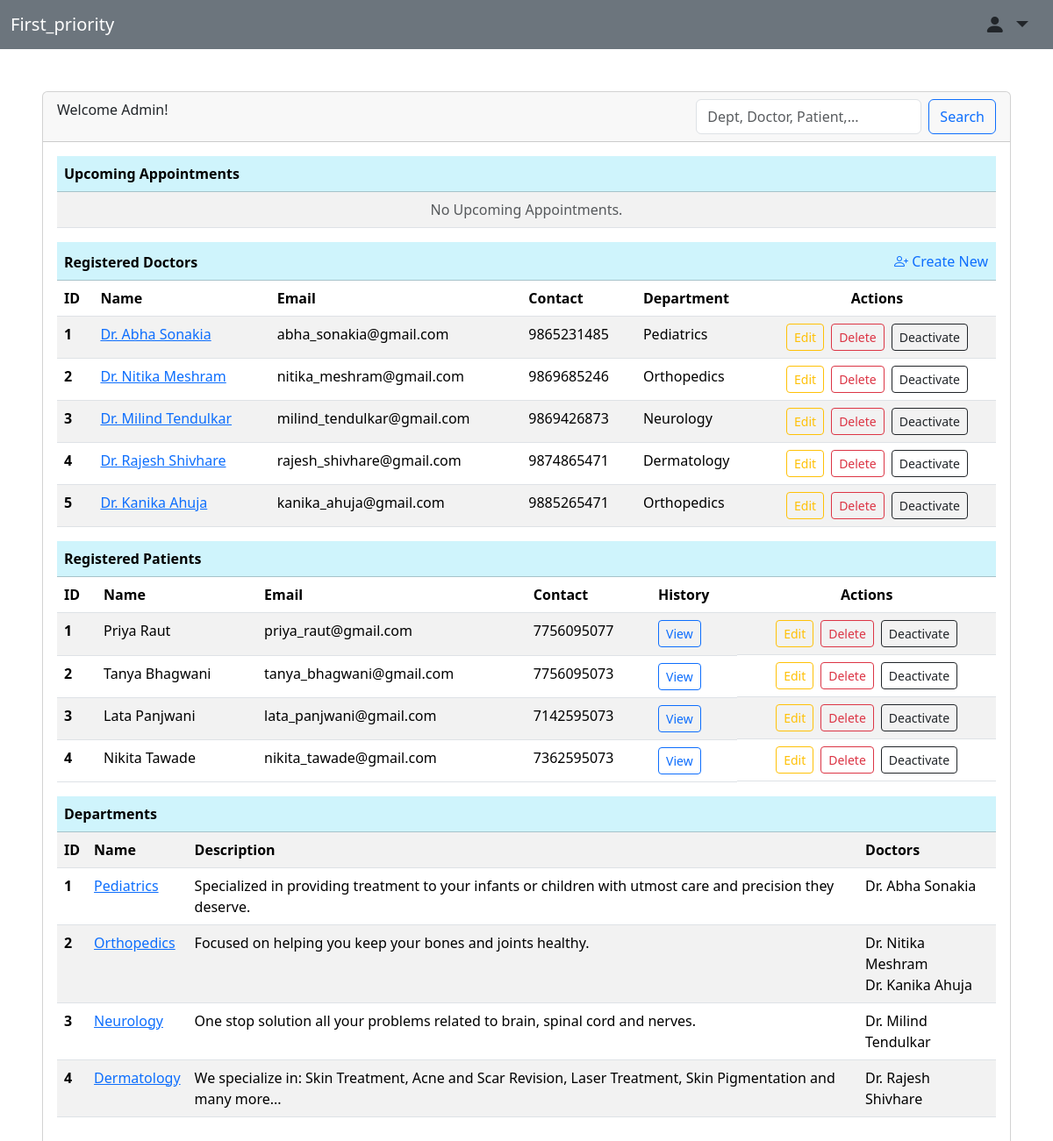
Page /dashboard/admin (signed in) on the earlier database version.
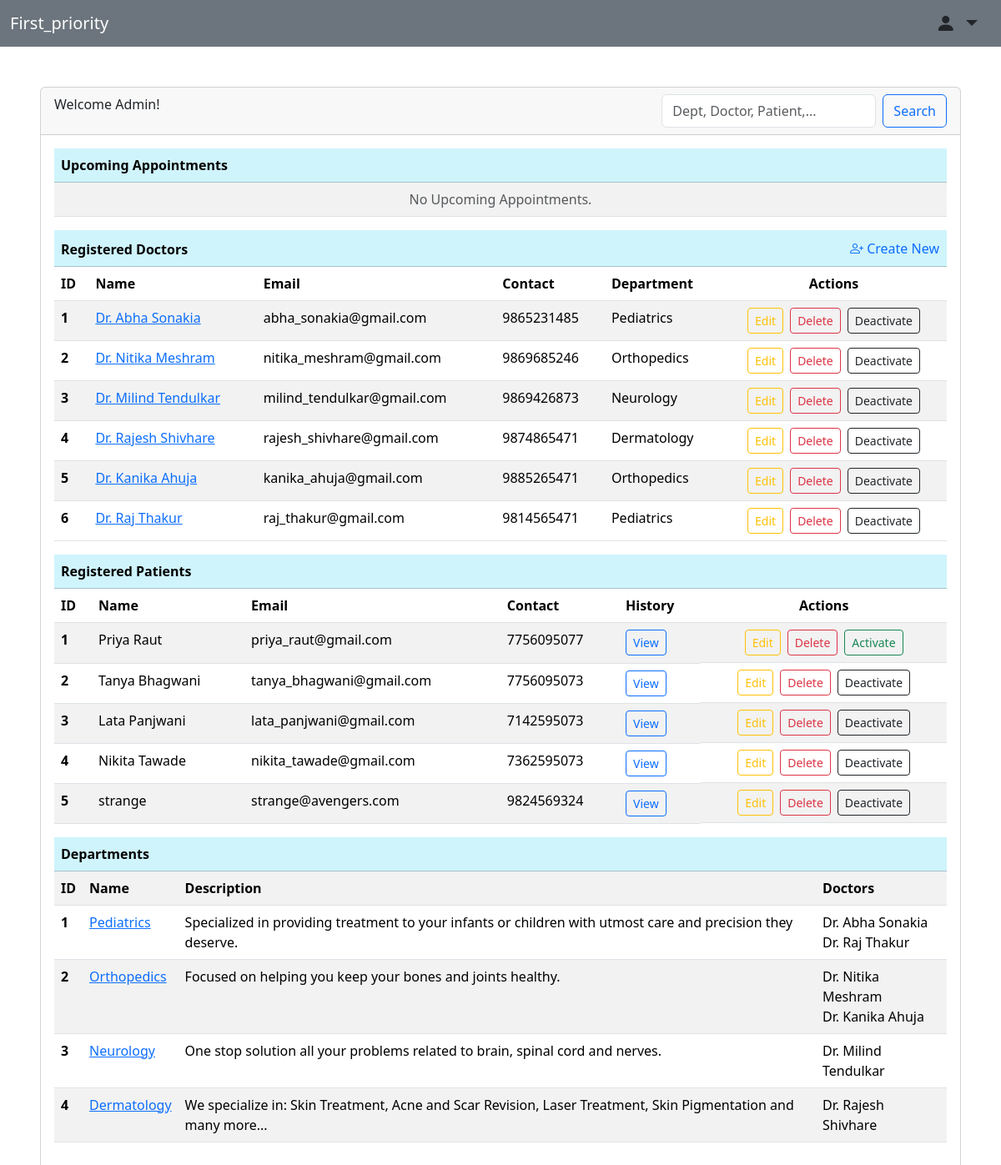
Same page on the later database version.
### backend/models.py (models this page shows, shortened)
class Doctor(db.Model,UserMixin):
    __tablename__ = "doctor"
    id = db.Column(db.Integer, primary_key = True, autoincrement = True)
    username = db.Column(db.String, unique=True)
    email = db.Column(db.String, unique = True)
    password = db.Column(db.String)
    full_name = db.Column(db.String)
    contact_no = db.Column(db.String)
    status = db.Column(db.Boolean,default=True)
    department_id = db.Column(db.Integer, db.ForeignKey("departments.id"))
    appointments = db.relationship("Appointment",backref="doctor")
    doctor_availability = db.relationship("Doctor_Availability",backref="doctor",cascade="all, delete-orphan")
    qualification= db.Column(db.Text)
    description= db.Column(db.Text)

class Departments(db.Model):
    __tablename__ = "departments"
    id = db.Column(db.Integer, primary_key = True, autoincrement = True)
    name = db.Column(db.String, unique = True)
    description = db.Column(db.Text)
    doctors = db.relationship("Doctor", backref = "department",cascade="all, delete-orphan")

class Patient(db.Model,UserMixin):
    __tablename__ = "patient"
    id = db.Column(db.Integer, primary_key = True, autoincrement = True)
    username = db.Column(db.String, unique=True)
    email = db.Column(db.String, unique = True)
    password = db.Column(db.String)
    full_name = db.Column(db.String)
    contact_no = db.Column(db.String)
    dob = db.Column(db.Date)
    address = db.Column(db.Text)
    status = db.Column(db.Boolean,default=True)
    appointments = db.relationship("Appointment",backref="patient",cascade="all, delete-orphan")

### backend/routes.py (the view)
@app.route("/dashboard/admin")
@login_required
def admin_dashboard():
    if isinstance(current_user, Admin):
        today = date.today()
        doctors = db.session.query(Doctor).all()
        patients=db.session.query(Patient).all()
        departments=db.session.query(Departments).all()
        appointment_details1=Appointment.query.filter(Appointment.appointment_status == "Upcoming", Appointment.date>=today).order_by(Appointment.date,Appointment.time).all()
        appointment_details = []
        for appointment in appointment_details1:
            if appointment.date == today:
                if appointment.time <= datetime.now().time():
                    continue
            appointment_details.append(appointment)
        return render_template("admin/admin_dash.html",doctors=doctors,patients=patients,departments=departments,records=appointment_details)
    else:
        return redirect("/")

### app.py (called while the page is built)
def create_app():
    app = Flask(__name__)
    app.config["SQLALCHEMY_DATABASE_URI"] = "sqlite:///mydb.sqlite3"
    db.init_app(app)
    app.config["SECRET_KEY"] = "mysecretkey"
    loginmanager=LoginManager(app)
    @loginmanager.user_loader
    def load_user(email):
        obj=db.session.query(Doctor).filter_by(email=email).first() or db.session.query(Patient).filter_by(email=email).first() or db.session.query(Admin).filter_by(email=email).first()
        return obj
    app.app_context().push()
    return app

### backend/routes.py (called while the page is built)
@app.before_request
def inactive_users():
    msg = None
    if not current_user.is_authenticated and request.endpoint != "login" and request.endpoint!="register" and request.endpoint!="home":
        if(current_user.is_active == False):
            msg = "You are not allowed to access the application. Please contact administrator."
        logout_user()
        return redirect(url_for("login", msg=msg))

### templates/admin/admin_dash.html (shortened to what the changed rows need)
<!DOCTYPE html>
<html lang="en">
<head>
    <link href="https://cdn.jsdelivr.net/npm/bootstrap@5.3.8/dist/css/bootstrap.min.css" rel="stylesheet"
>
    <link rel="stylesheet" href="https://cdn.jsdelivr.net/npm/bootstrap-icons@1.13.1/font/bootstrap-icons.min.css">
</head>
<body>
    <div class="card mt-5 ms-5 me-5">
        <div class="card-body">
            <table class="table table-striped">
                <thead>
                    <tr class="table-info">
                        <th colspan="8">Upcoming Appointments</th>
                    </tr>
                </thead>
            </table>
            <table class="table table-striped">
                <thead>
                    <tr class="table-info">
                        <th colspan="5">Registered Doctors</th>
                        <th colspan="1" class="text-end"><a href="/create/doc"
                                class="btn btn p-0 text-primary text-decoration-none"><i class="bi bi-person-plus"></i>
                                Create New</a>
                        </th>
                    </tr>
                    <tr>
                        <th scope="col">ID</th>
                        <th scope="col">Name</th>
                        <th scope="col">Email</th>
                        <th scope="col">Contact</th>
                        <th scope="col">Department</th>
                        <th scope="col" class="text-center">Actions</th>
                    </tr>
                </thead>
                <tbody>
                    {% for doctor in doctors %}
                    <tr>
                        <th scope="row">{{doctor.id}}</th>
                        <td><a href="/view/doctor?doctor_id={{doctor.id}}" type="button">{{doctor.full_name}}</a></td>
                        <td>{{doctor.email}}</td>
                        <td>{{doctor.contact_no}}</td>
                        <td>{{doctor.department.name}}</td>
                        <td class="d-flex justify-content-center"><a href="/edit/doc?id={{doctor.id}}" type="button"
                                class="btn btn-outline-warning btn-sm me-2">Edit</a>
                            <button type="button" class="btn btn-outline-danger btn-sm me-2" data-bs-toggle="modal"
                                data-bs-target="#deleteDocModal{{doctor.id}}">Delete
                            </button>
                            <form action="/blacklist/doc?id={{doctor.id}}" method="POST">
                                <button type="submit"
                                    class="btn btn-sm {{ 'btn-outline-dark' if doctor.status else 'btn-outline-success' }}">
                                    {{ 'Deactivate' if doctor.status else 'Activate' }}</button>
                            </form>
                        </td>
                    </tr>
                    {% endfor %}
                </tbody>
            </table>
            <table class="table table-striped">
                <thead>
                    <tr class="table-info">
                        <th colspan="6">Registered Patients</th>
                    </tr>
                    <tr>
                        <th scope="col">ID</th>
                        <th scope="col">Name</th>
                        <th scope="col">Email</th>
                        <th scope="col">Contact</th>
                        <th scope="col">History</th>
                        <th scope="col" class="text-center">Actions</th>
                    </tr>
                </thead>
                <tbody>
                    {% for patient in patients %}
                    <tr>
                        <th scope="row">{{patient.id}}</th>
                        <td>{{patient.full_name}}</td>
                        <td>{{patient.email}}</td>
                        <td>{{patient.contact_no}}</td>
                        <td><a href="/patient_history?id={{patient.id}}" class="btn btn-outline-primary btn-sm">View</a>
                        </td>
                        <td class="d-flex justify-content-center"><a href="/edit/patient?id={{patient.id}}" type="button"
                                class="btn btn-outline-warning btn-sm me-2">Edit</a>
                            <button type="button" class="btn btn-outline-danger btn-sm me-2" data-bs-toggle="modal"
                                data-bs-target="#deletePatientModal{{patient.id}}">Delete
                            </button>
                            <form action="/blacklist/patient?id={{patient.id}}" method="POST">
                                <button type="submit"
                                    class="btn btn-sm {{ 'btn-outline-dark' if patient.status else 'btn-outline-success' }}">
                                    {{ 'Deactivate' if patient.status else 'Activate' }}</button>
                            </form>
                        </td>
                    </tr>
                    {% endfor %}
                </tbody>
            </table>
            <table class="table table-striped">
                <thead>
                    <tr class="table-info">
                        <th colspan="4">Departments</th>
                    </tr>
                </thead>
                {% if departments %}
                <tbody>
                    <tr>
                        <th scope="col">ID</th>
                        <th scope="col">Name</th>
                        <th scope="col">Description</th>
                        <th scope="col">Doctors</th>
                    </tr>
                    {% for department in departments %}
                    <tr>
                        <th scope="row">{{department.id}}</th>
                        <td><a href="/view/department?department_id={{department.id}}" type="button">{{department.name}}</a></td>
                        <td>{{department.description}}</td>
                        <td>{% for doctor in department.doctors %}{{doctor.full_name}}<br>
                            {% endfor %}
                        </td>
                    </tr>
                    {% endfor %}
                </tbody>
                {% else %}
                <tbody>
                    <tr>
                        <td colspan="8" class="text-center text-muted">None.</td>
                    </tr>
                </tbody>
                {% endif %}
            </table>
        </div>
    </div>
</body>
</html>

Differences in the rows shown:
added Doctor: id "6", full_name "Dr. Raj Thakur", email "raj_thakur@gmail.com", contact_no "9814565471", department.name "Pediatrics", status "Deactivate"
changed Patient "Priya Raut": status "Deactivate" → "Activate"
added Patient: id "5", full_name "strange", email "strange@avengers.com", contact_no "9824569324", status "Deactivate"
